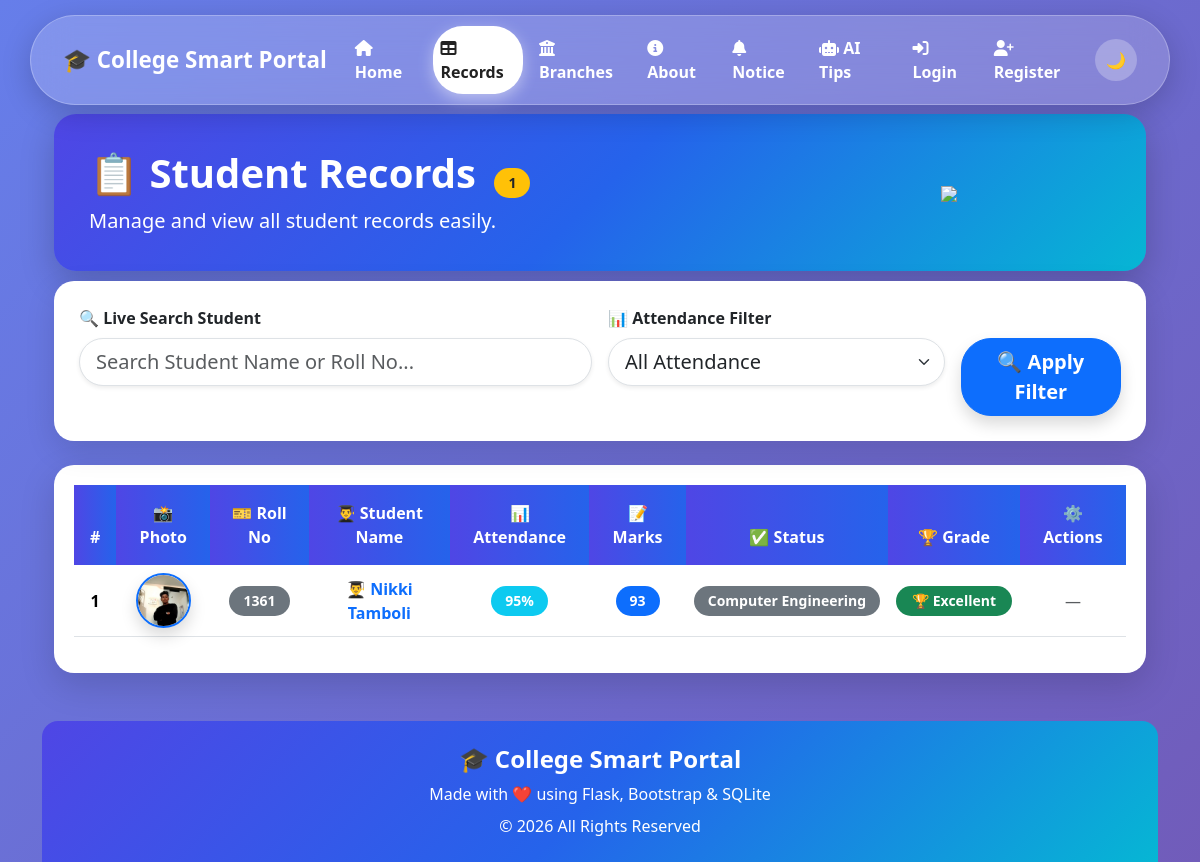
Page /record on the earlier database version.
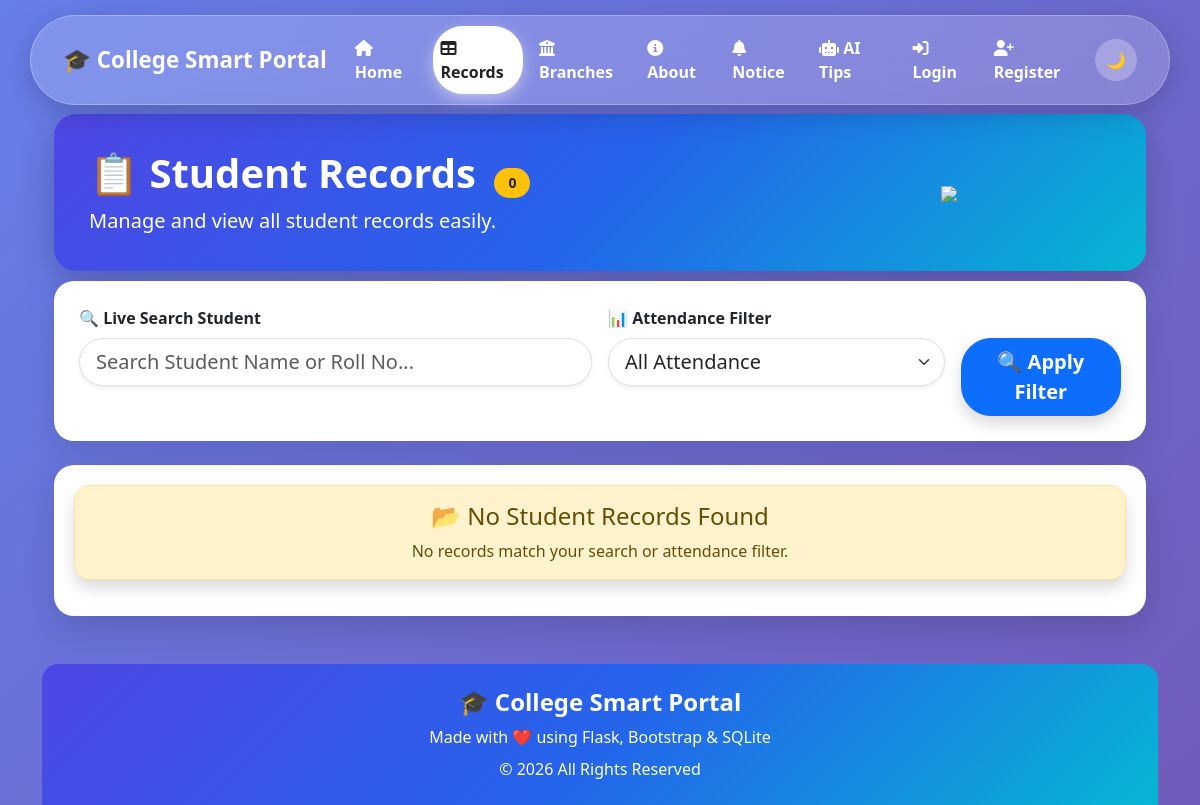
Same page on the later database version.
### tables this page shows
CREATE TABLE students (
            id INTEGER PRIMARY KEY AUTOINCREMENT,
            name TEXT NOT NULL,
            roll TEXT UNIQUE NOT NULL,
            attendance INTEGER NOT NULL,
            marks INTEGER NOT NULL,
            branch TEXT NOT NULL,
            photo TEXT
            
        
        );

### app.py (the view)
@app.route("/record")
def records():
    search = request.args.get("search", "")
    attendance = request.args.get("attendance", "")
    conn = get_db()
    attendances = conn.execute("""
        SELECT DISTINCT attendance
        FROM students
        ORDER BY attendance
    """).fetchall()
    query = "SELECT * FROM students WHERE 1=1"
    params = []
    if search:
        query += " AND name LIKE ?"
        params.append("%" + search + "%")
    if attendance:
        query += " AND attendance = ?"
        params.append(attendance)
    students = conn.execute(query, params).fetchall()
    conn.close()
    return render_template( "record1.html",students=students, attendances=attendances,selected_attendance=attendance )

### app.py (called while the page is built)
def get_db():
    conn = sqlite3.connect("myproject.db")
    conn.row_factory = sqlite3.Row
    return conn

### templates/record1.html (shortened to what this page needs)
{% extends 'base.html' %}
{% block content %}
<div class="container mt-4">
<div class="record-header">
<div class="row align-items-center">
<div class="col-lg-8">
<h1 class="fw-bold">
📋 Student Records
<span class="badge bg-warning text-dark ms-2">
{{ students|length }}
</span>
</h1>
<p class="fs-5 mb-0">
Manage and view all student records easily.
</p>
</div>
<div class="col-lg-4 text-center">
<img src="https://cdn-icons-png.flaticon.com/512/3135/3135755.png"
class="img-fluid">
</div>
</div>
</div>
<div class="filter-card">
<form method="GET" action="{{ url_for('records') }}">
<div class="row g-3">
<div class="col-lg-6">
<label class="form-label fw-bold">
🔍 Live Search Student
</label>
<input
type="text"
id="searchInput"
class="form-control form-control-lg rounded-pill shadow-sm"
placeholder="Search Student Name or Roll No...">
</div>
<div class="col-lg-4">
<label class="form-label fw-bold">
📊 Attendance Filter
</label>
<select
name="attendance"
class="form-select form-select-lg rounded-pill shadow-sm">
<option value="">All Attendance</option>
</select>
</div>
<div class="col-lg-2 d-grid">
<label class="form-label text-white">
</label>
<button
type="submit"
class="btn btn-primary btn-lg shadow">
🔍 Apply Filter
</button>
</div>
</div>
</form>
</div>
<div class="table-card mt-4">
{% if students %}
<div class="table-responsive">
<table class="table table-hover align-middle text-center"
id="studentTable">
<thead>
<tr>
<th>#</th>
<th> 📸 Photo</th>
<th>🎫 Roll No</th>
<th>👨‍🎓 Student Name</th>
<th>📊 Attendance</th>
<th>📝 Marks</th>
<th>✅ Status</th>
<th>🏆 Grade</th>
<th>⚙️ Actions</th>
</tr>
</thead>
<tbody>
{% for student in students %}
<tr>
<td class="fw-bold">
{{ loop.index }}
</td>
<td>
    {% if student.photo %}
        <img src="{{ url_for('static', filename='uploads/' + student.photo) }}"
             width="55"
             height="55"
             class="rounded-circle border border-2 border-primary shadow"
             style="object-fit:cover;">
    {% else %}
        <img src="{{ url_for('static', filename='default.png') }}"
             width="55"
             height="55"
             class="rounded-circle border">
    {% endif %}
</td>
<td>
    <span class="badge bg-secondary">
        {{ student.roll }}
    </span>
</td>
<td>
<a href="{{ url_for('student_detail', id=student.id) }}"
class="fw-bold text-decoration-none text-primary">
👨‍🎓 {{ student.name }}
</a>
</td>
<td>
<span class="badge bg-info">
{{ student.attendance }}%
</span>
</td>
<td>
<span class="badge bg-primary">
{{ student.marks }}
</span>
</td>
<td>
   <span class="badge bg-secondary">
        {{ student.branch }}
    </span>
</td>
<td>
{% if student.marks >= 90 %}
<span class="badge bg-success px-3 py-2">
🏆 Excellent
</span>
{% elif student.marks >= 75 %}
<span class="badge bg-primary px-3 py-2">
⭐ Good
</span>
{% elif student.marks >= 60 %}
<span class="badge bg-warning text-dark px-3 py-2">
👍 Average
</span>
{% else %}
<span class="badge bg-danger px-3 py-2">
📘 Poor
</span>
{% endif %}
</td>
<td>
{% if session.get("role")=="admin" %}
<a href="{{ url_for('edit_student', id=student.id) }}"
class="btn btn-warning btn-sm rounded-pill px-3 me-1">
✏️ Edit
</a>
<form action="{{ url_for('delete_student', id=student.id) }}"
method="POST"
style="display:inline;">
<button
class="btn btn-danger btn-sm rounded-pill px-3"
onclick="return confirm('Delete this student?')">
🗑️ Delete.
</button>
</form>
{% else %}
<span class="text-muted">—</span>
{% endif %}
</td>
</tr>
{% endfor %}
</tbody>
</table>
</div>
{% else %}
<div class="alert alert-warning text-center rounded-4 shadow">
<h4>📂 No Student Records Found</h4>
<p class="mb-0">
No records match your search or attendance filter.
</p>
</div>
{% endif %}
</div>
</div>
{% endblock %}

Differences in the rows shown:
removed students: photo (picture), roll "1361", name "Nikki Tamboli", attendance "95", marks "93", branch "Computer Engineering", shows "🏆 Excellent"
Other differences:
{{ students|length }}: "1" → "0"
text no longer shown: "# 📸 Photo 🎫 Roll No 👨‍🎓 Student Name 📊 Attendance 📝 Marks ✅ Status 🏆 Grade ⚙️ Actions"
text now shown: "📂 No Student Records Found No records match your search or attendance filter."
